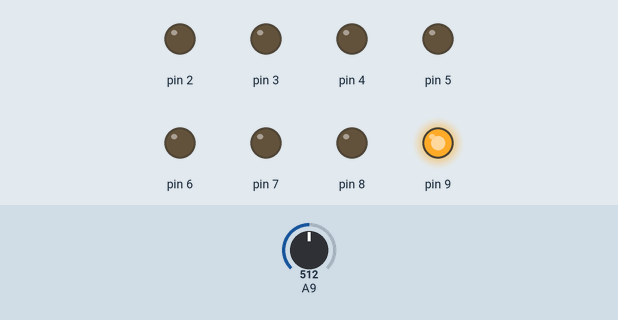
A sketch run on a simulated Arduino Mega 2560, built with avr-gcc and run on an emulated ATmega2560. Shown: output pins drawn as LEDs (lit = HIGH). The test bench sets the inputs (shaded band); at power-on: A9 = 512.

Above: at 1.2 s.
1.3 s: A9 set to 493
At 1.62 s:
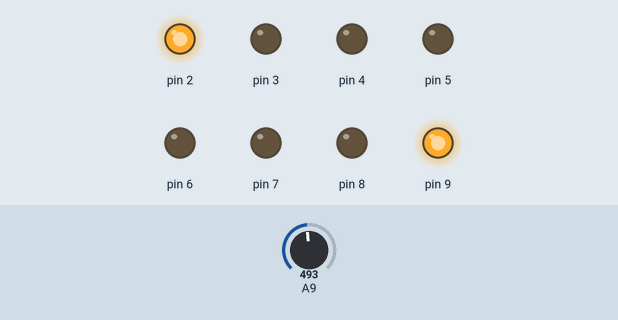
At 4.3 s:
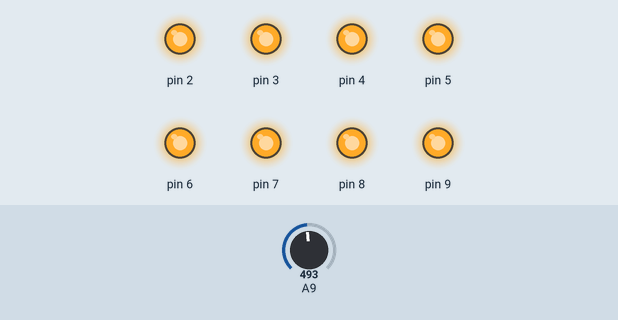
Timing chart, 0 to 5.8 s (numbered marks = the images above; inputs shaded):
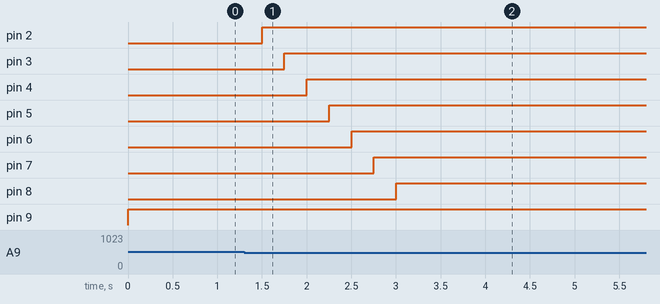

Measured:
- the behaviour switches between 512 and 511 on A9 (found by bisection; images 0 and 1)
- after the input at 1.3 s, pin 2: LOW → HIGH after 0.20 s; pin 3: LOW → HIGH after 0.45 s; pin 4: LOW → HIGH after 0.70 s; pin 5: LOW → HIGH after 0.95 s; pin 6: LOW → HIGH after 1.2 s

The sketch:

sketch_mar10n.ino
```cpp
#include <ISADefinitions.h>
#include <ISALiquidCrystal.h>
ISALiquidCrystal lcd;
int pot;
int licznik;
void setup() {
   licznik = 0;
  pot = analogRead(POT);

  int temp;

for(licznik = 0; licznik<8; licznik++)
   {
pinMode(LEDS[licznik], OUTPUT);
    }
}


void loop() {


 digitalWrite(LED1, HIGH);
 if(pot>analogRead(POT)){
   digitalWrite(LEDS[licznik-1], HIGH);
   licznik=licznik-1;
 }
    delay(250);

 if(pot<analogRead(POT)){
   digitalWrite(LEDS[licznik+1], HIGH);
   licznik=licznik+1;
 }


}
```
